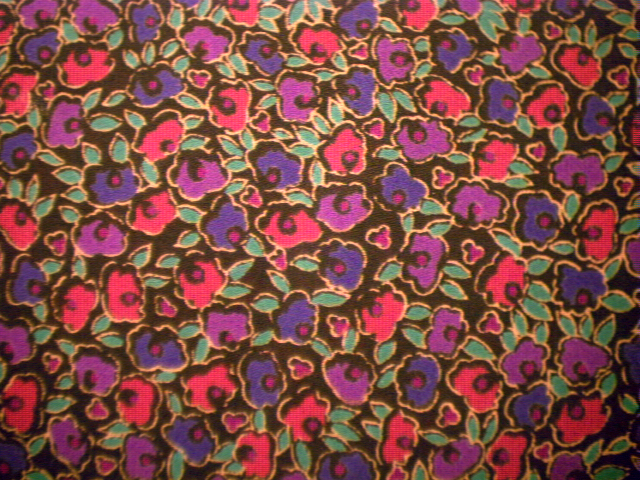
%> input picture image/fabric.png, 640 x 480 px
$ octave image_conversions.m   (GNU Octave 9; MATLAB toolbox functions it lacks are replaced by stand-ins)
%> lines starting %> are read from the running program, lines starting %| are printed output that depends on the picture; in (x1, y1, x2, y2) boxes, pixels count from 0 and x2, y2 are one past the last pixel; in counts of white or black regions, pixels touching at a corner belong together; the program's own positions count from 1
% Function   |    Use                |   Format
% _________________________________________________________________
% ind2gray   | indexed to Grayscale  | y = ind2gray(x, map);
% gray2ind   | Grayscale to indexed  | [y, map] = gray2ind(x);
% rgb2gray   |  RGB to greyscale     | y = rgb2gray(x);
% gray2rgb   |  Grayscale to RGB     |  y = gray2rgb(x);
% rgb2ind    |  RGB to indexed       |  [y, map] = rgb2ind;
% ind2rgb    | Index to RGB          |  y = ind2rgb(x, map);


a = imread('fabric.png');      %  ColorType: 'truecolor'
%> a is the input picture: size 480x640x3 uint8; mean R, G, B 126.9, 75.7, 68.2
[b, bmap] = imread('canoe.tif');        % ColorType: 'indexed'
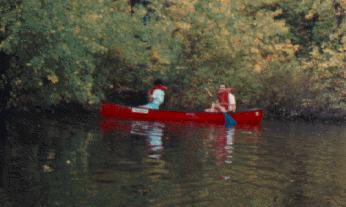
%> input picture image/canoe.tif, 346 x 207 px
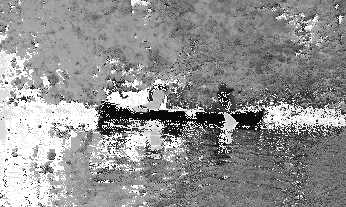
%> b: size 207x346 uint8; min 7, max 255, mean 145.5
%> bmap = 256 rows, first 12: [1 1 1; 1 1 0; 1 0 1; 1 0 0; 0 1 1; 0 1 0; 0 0 1; 0 0 0; 0.518 0 0; 0.451 0 0; 0.388 0 0; 0.549 0.0627 0.0627]
c = imread('cameraman.tif');    % ColorType: 'grayscale'
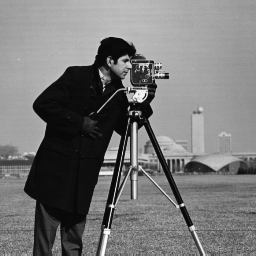
%> input picture image/cameraman.tif, 256 x 256 px
%> c is the input picture: size 256x256 uint8; min 7, max 253, mean 118.7

% info = imfinfo('hestain.png');

%imshow(a), title('color image');
%figure, imshow(b, bmap), title('indexed image');
%figure, imshow(c), title('grayscale image');


% ==> converting index to gray

m = ind2gray(b, bmap);
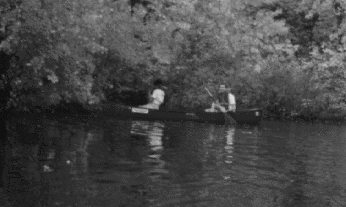
%> m: size 207x346 single; min 0, max 0.856, mean 0.276
%subplot(121), imshow(b, bmap), title('indexed image');
%subplot(122), imshow(m), title('grayscal image');


% ==> RGB to gray

n = rgb2gray(a);
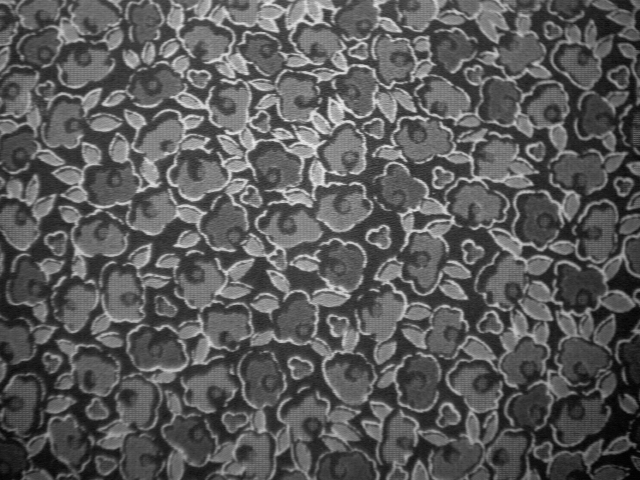
%> n: size 480x640 uint8; min 2, max 237, mean 90.1
%subplot(121), imshow(a), title('color image');
%subplot(122), imshow(n), title('gray image');


% mat2gray

scalegray = mat2gray(a);
bw2 = im2bw(scalegray, 0.36);  % value 0 or 1
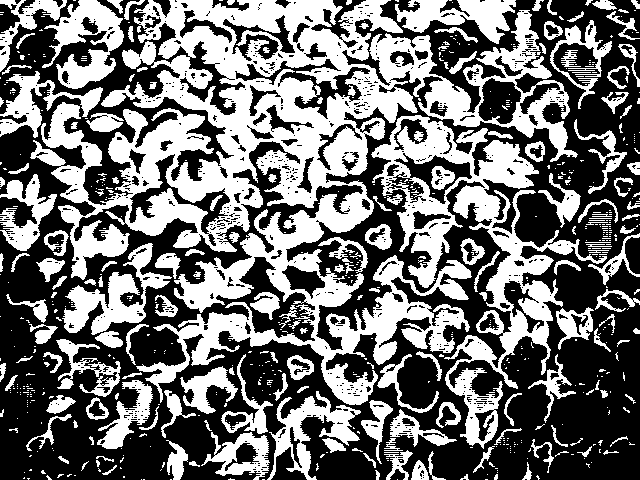
%> bw2: size 480x640 logical; 44.1% white; 647 white regions (473 under 20 px), largest, box (x1, y1, x2, y2) and area: (30, 0, 578, 405) 69902, (371, 115, 607, 449) 17378, (62, 243, 172, 335) 3495
imshow(bw2);
